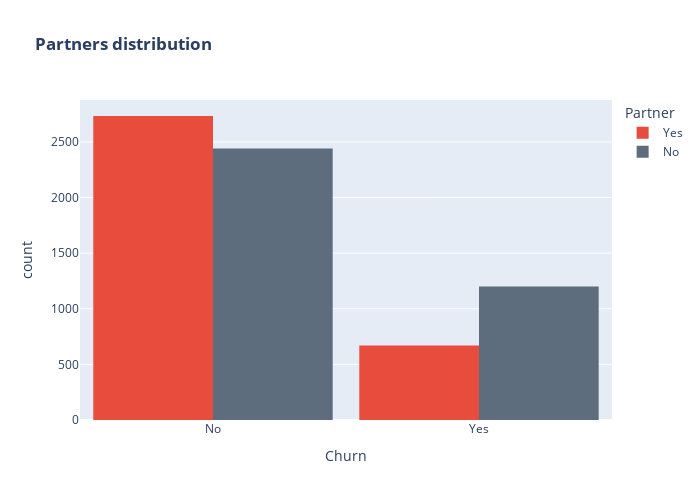

Here is the notebook cell this chart was saved with:
### Code cell
import plotly.express as px
color_map = {"Yes": "#E74C3C", "No": "#5D6D7E"}
fig = px.histogram(churn_df, x="Churn", color="Partner", barmode="group", title="<b>Partners distribution</b>", color_discrete_map=color_map)
fig.update_layout(width=700, height=500, bargap=0.1)
fig.show()

### Figure 1 — Plotly figure (JSON) as saved in the notebook; plotly's stock layout.template omitted (floating-point values rounded to 4 significant figures; data arrays with more than 128 entries replaced by an {"elided": "..."} marker saying what was removed)
{"data": [{"alignmentgroup": "True", "bingroup": "x", "hovertemplate": "Partner=Yes<br>Churn=%{x}<br>count=%{y}<extra></extra>", "legendgroup": "Yes", "marker": {"color": "#E74C3C", "pattern": {"shape": ""}}, "name": "Yes", "offsetgroup": "Yes", "orientation": "v", "showlegend": true, "type": "histogram", "x": {"elided": "3402 str values"}, "xaxis": "x", "yaxis": "y"}, {"alignmentgroup": "True", "bingroup": "x", "hovertemplate": "Partner=No<br>Churn=%{x}<br>count=%{y}<extra></extra>", "legendgroup": "No", "marker": {"color": "#5D6D7E", "pattern": {"shape": ""}}, "name": "No", "offsetgroup": "No", "orientation": "v", "showlegend": true, "type": "histogram", "x": {"elided": "3641 str values"}, "xaxis": "x", "yaxis": "y"}], "layout": {"bargap": 0.1, "barmode": "group", "height": 500, "legend": {"title": {"text": "Partner"}, "tracegroupgap": 0}, "title": {"text": "<b>Partners distribution</b>"}, "width": 700, "xaxis": {"anchor": "y", "domain": [0, 1], "title": {"text": "Churn"}}, "yaxis": {"anchor": "x", "domain": [0, 1], "title": {"text": "count"}}}}
